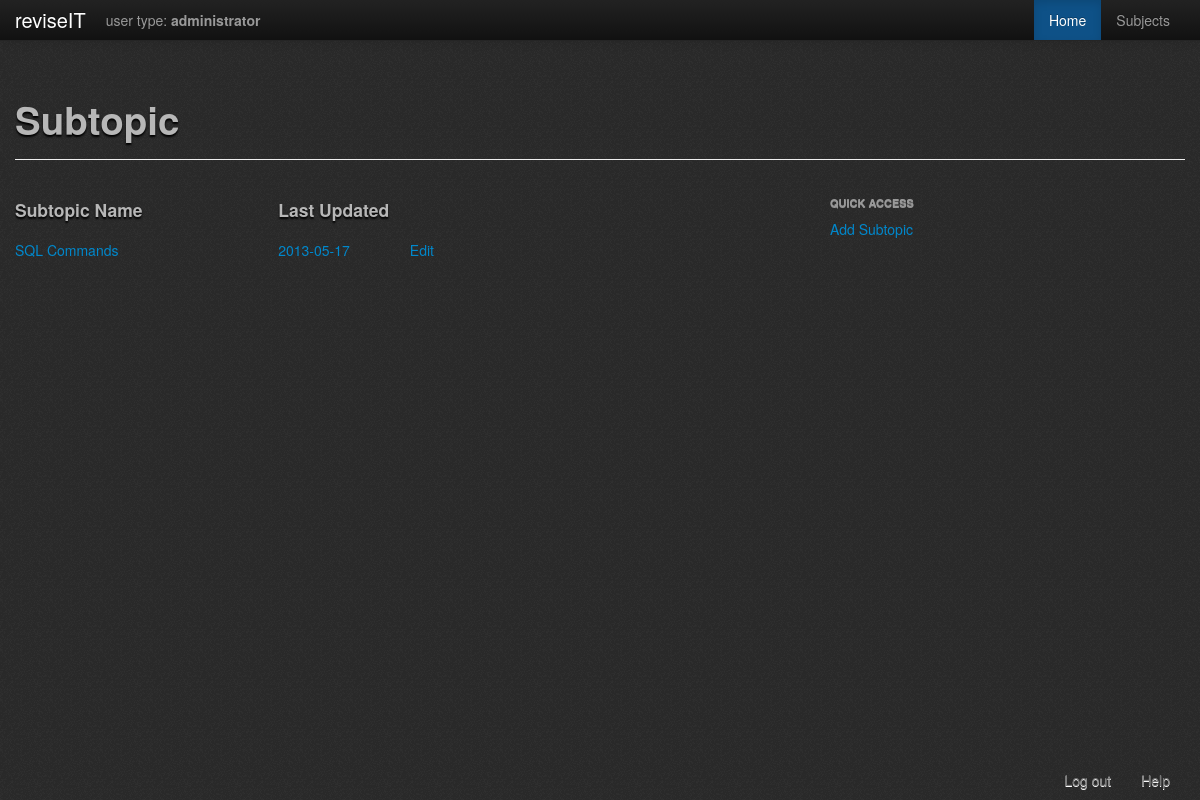
Before: /php/subtopics/view.php?ID=1 (signed in) with the older database file.
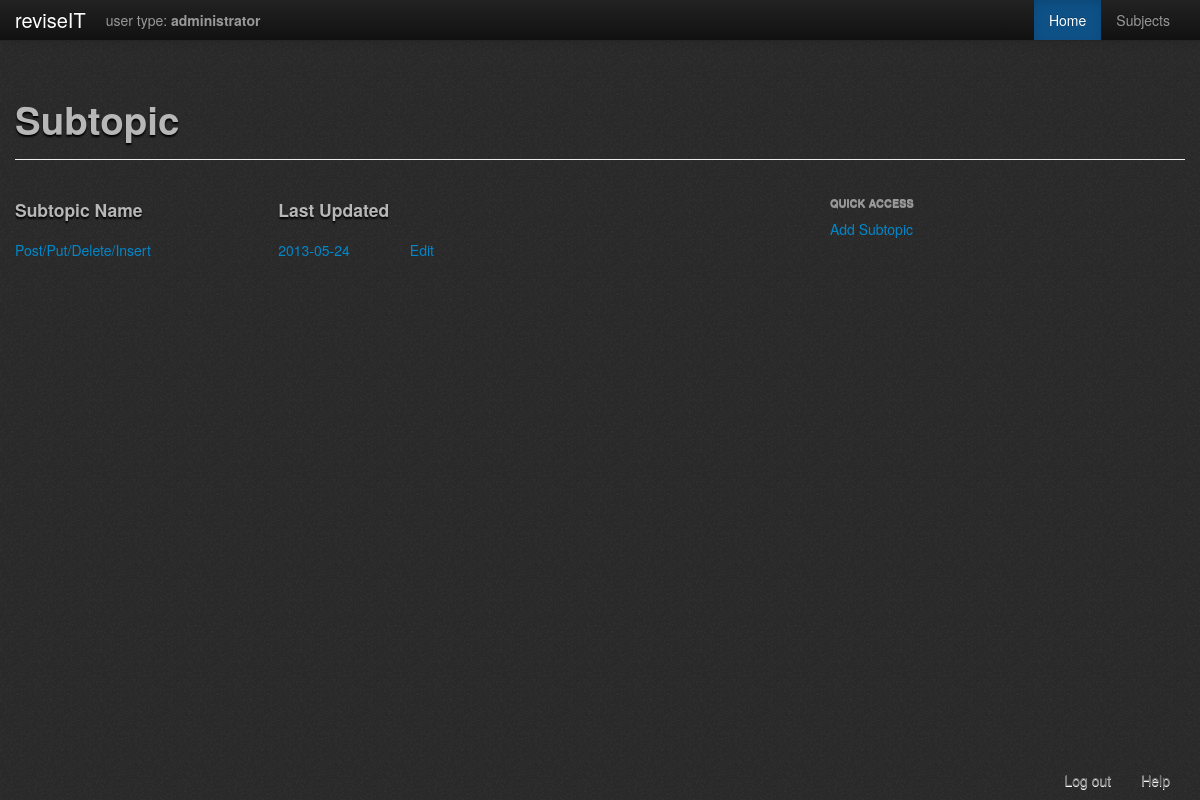
After: the same page with the newer database file.
### tables this page shows
CREATE TABLE `subtopic` (
  `SubtopicID` int(11) NOT NULL AUTO_INCREMENT,
  `SubtopicName` varchar(50) NOT NULL,
  `TopicID` int(11) NOT NULL,
  `TestID` int(11) NOT NULL,
  `SubtopicBriefDescription` text NOT NULL,
  `Content` text NOT NULL,
  `Downloads` int(11) NOT NULL,
  `DateUpdated` date NOT NULL,
  PRIMARY KEY (`SubtopicID`),
  KEY `FK_subtopic` (`TopicID`),
  KEY `FK_subtopicTest` (`TestID`)
);

### php/subtopics/view.php (the view, shortened to what this page needs)
<?php
	require '../check_logged_in.php';
	$topic_ID = $_GET['ID'];
?>
<!DOCTYPE html PUBLIC "-//W3C//DTD XHTML 1.0 Transitional//EN" "http://www.w3.org/TR/xhtml1/DTD/xhtml1-transitional.dtd">
<html xmlns="http://www.w3.org/1999/xhtml">
<head>
	<?php
		include '../header_container.php';
	?>
</head>
<body>
	<?php
		include 'subtopics_menu_bar.php';
	?>
	<br /><br />
<div class="container">
	<div class="page-header">
        <h1>Subtopic</h1>
    </div>
<?php
        $result = $db->prepare("SELECT * FROM subtopic WHERE TopicID ='".$topic_ID."'") ;
        $result->execute();
?>
    	<div class="row-fluid">
        	<div class="span8">
            	<div class='row-fluid'>
                    <div class='span4'><h4>Subtopic Name</h4></div>
                    <div class='span2'><h4>Last Updated</h4></div>
				</div>
            <?php
				while($row = $result->fetch(PDO::FETCH_ASSOC))
				{
						echo "<a href='../contents/content.php?ID=".$row['SubtopicID']."'>";
							echo "<div id='".$row['SubtopicID']."' class='row-fluid'>";
								echo "<div class='span4'>".$row['SubtopicName']."</div>";
								echo "<div class='span2'>".$row['DateUpdated']."</div>";
								echo "<div class='span1'>".'<a href="edit.php?ID=' . $row['SubtopicID'] . '">Edit</a></div>';
                                echo "<div class='span1'></div>";
							echo "</div>";
						echo "</a>";
				}
			?>
            </div>
            <div class="span4">
                <ul class="nav nav-list">
                    <li class="nav-header">Quick Access</li>
                    <li><a href="new.php?ID=<?php echo $topic_ID; ?>">Add Subtopic</a></li>
                </ul>
            </div>
        </div>
    </div>
		<?php
			include '../footer.php';
		?>
</body>
</html>

### php/subtopics/subtopics_menu_bar.php (shortened to what this page needs)
<div class="navbar navbar-fixed-top navbar-inverse">
	<div class="navbar-inner">
		<div class="container">
			<a href="#" class="brand">reviseIT</a>
			<p class="nav navbar-text">user type: <strong>administrator</strong></p>
			<div class="nav-collapse collapse">
				<ul class="nav pull-right">
					<li class="active"><a href="#">Home</a></li>
					<li><a href="../subjects/all_Subjects.php">Subjects</a></li>
				</ul>
			</div>
		</div>
	</div>
</div>

Changed rows visible on the page:
no longer on this page (row edited): subtopic: SubtopicName "SQL Commands", DateUpdated "2013-05-17"
added subtopic: SubtopicName "Post/Put/Delete/Insert", DateUpdated "2013-05-24"
